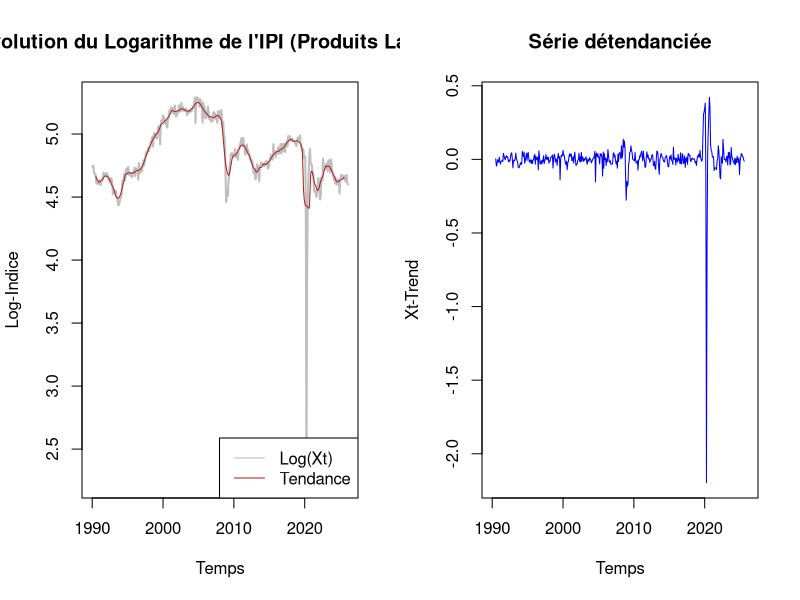
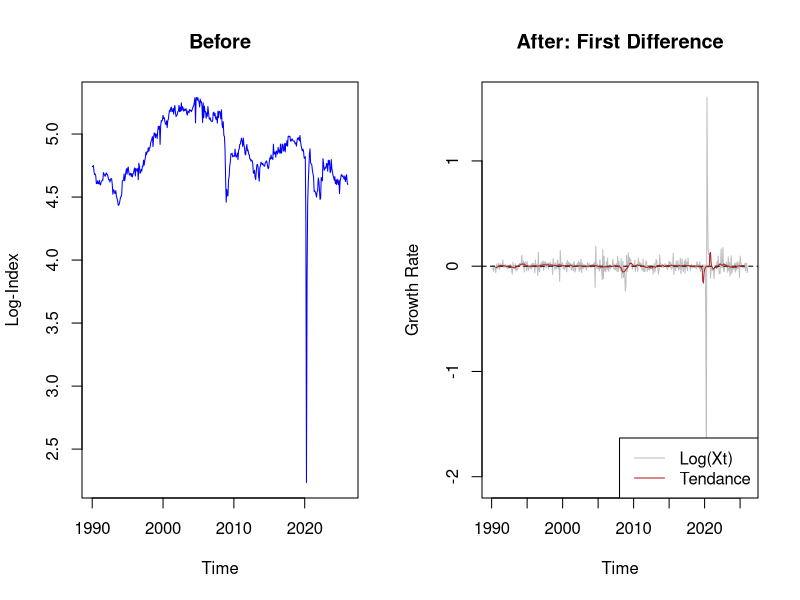
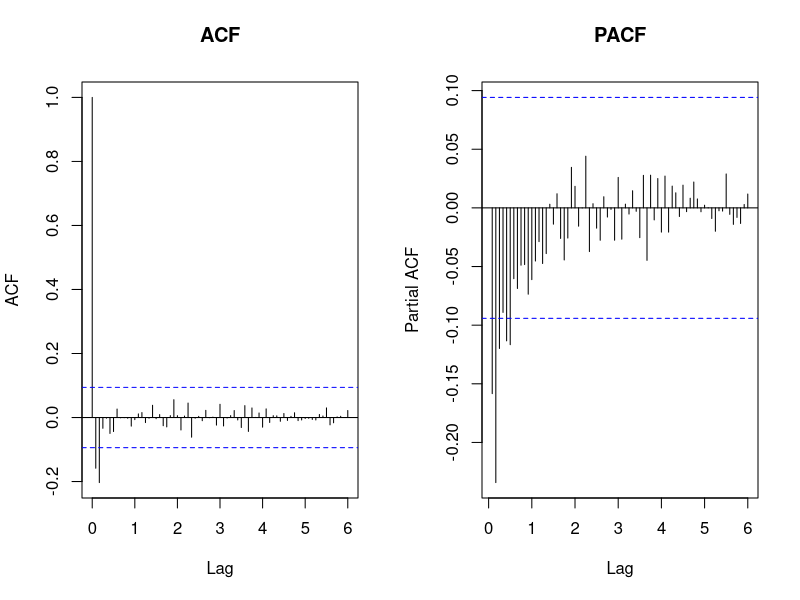
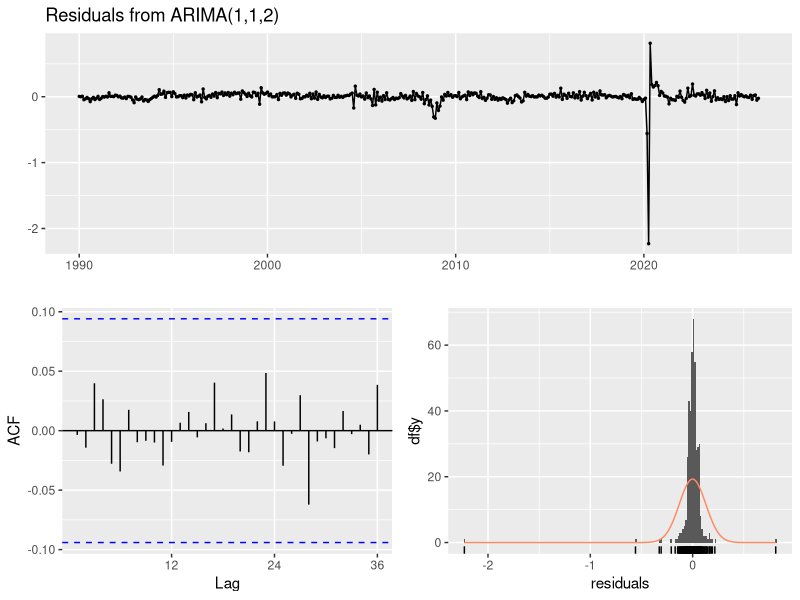

Write the R code that produced these figures, in order.
## ---- chunk 1
    library(readr)
    # Importation de la base
    base <- read_delim("valeurs_mensuelles.csv", delim = ";", skip = 3)

    colnames(base) <- c("t", "Xt", "status")

    # Conversion en Date (Format YYYY-MM)
    base$t <- as.Date(paste0(base$t, "-01"), format="%Y-%m-%d")
    base$Xt <- as.numeric(base$Xt)
    base$status <- as.character(base$status)

    # On réordonne la série
    base <- base[order(base$t), ]
    str(base)

## ---- chunk 2
#install.packages("forecast")
library(forecast)

# Passage au logarithme
xt <- ts(base$Xt, start = c(1990, 1), frequency = 12)
lxt <- log(xt)

# Extraction du mouvement de fond 

trend <- ma(lxt, order = 12, centre = TRUE)

par(mfrow=c(1,2))
# Visualisation propre
plot(lxt, 
     main = "Evolution du Logarithme de l'IPI (Produits Laitiers)",
     ylab = "Log-Indice", 
     xlab = "Temps",
     col = "gray",
     lwd = 2)

lines(trend, col = "firebrick", lwd = 1) 

legend("bottomright", 
       legend = c("Log(Xt)", "Tendance"),
       col = c("gray", "firebrick"), 
       lty = 1, 
       lwd = c(1, 1))

# Visualisation de la série tedantanciée
plot(lxt-trend, 
     main = "Série détendanciée",
     ylab = "Xt-Trend", 
     xlab = "Temps",
     col = "blue",
     lwd = 1)

## ---- chunk 3
#install.packages("tseries")
library(urca)
library(tseries)

#--- 1. TEST AUGMENTED DICKEY-FULLER (ADF) ---
adf_trend <- ur.df(lxt, type = "trend", lags = 12, selectlags = "BIC")
summary(adf_trend)

## ---- chunk 4
# Modèle avec constante uniquement (Type = "drift")
adf_drift <- ur.df(lxt, type = "drift", lags = 12, selectlags = "BIC")
summary(adf_drift)


## ---- chunk 5
# Modèle sans constante ni tendance (Type = "none")
adf_none <- ur.df(lxt, type = "none", lags = 12, selectlags = "BIC")
summary(adf_none)

## ---- chunk 6
kpss_test <- ur.kpss(lxt, type="mu", lags="short", use.lag = 12)
summary(kpss_test)

## ---- chunk 7
# Création de la série différenciée (Le "W_t" de ton cours)
dlxt <- diff(lxt)

# Graphique comparatif (Question 3)
par(mfrow = c(1, 2)) # Pour afficher les deux l'un au-dessus de l'autre
plot(lxt, main = "Before", col = "blue", ylab = "Log-Index")
plot(dlxt, main = "After: First Difference", col = "gray", ylab = "Growth Rate")
abline(h = 0, lty = 2) # Ajoute une ligne à zéro pour voir la stationnarité en moyenne

lines(ma(dlxt, order = 12, centre = TRUE), col = "firebrick", lwd = 1) 

legend("bottomright", 
       legend = c("Log(Xt)", "Tendance"),
       col = c("gray", "firebrick"), 
       lty = 1, 
       lwd = c(1, 1))

## ---- chunk 8
# Visualisation des corrélogrammes
par(mfrow = c(1, 2))
acf(dlxt, main = "ACF", lag.max = 72)
pacf(dlxt, main = "PACF", lag.max = 72)
## ---- chunk 9
# Recherche exhaustive (Grid Search interne)
fit_best <- auto.arima(lxt, 
                       d = 1,           # Fixé car on a déjà fait le test ADF
                       max.p = 2, 
                       max.q = 3, 
                       max.P = 2, 
                       max.Q = 2, 
                       max.D = 1, 
                       stepwise = FALSE,
                       approximation = FALSE,
                       ic = "aic")

# Résumé du grand gagnant
summary(fit_best)

## ---- chunk 10
checkresiduals(fit_best)
